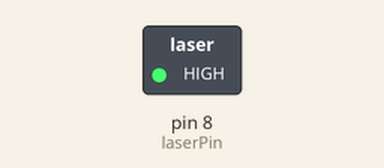
Recording of a sketch running on a simulated Arduino Uno, built with avr-gcc and run on an emulated ATmega328P. Parts: switched loads named in the sketch (green lamp = pin HIGH).

Above: at 0.1 s.
Timing chart, 0 to 1.6 s (numbered marks = the images above):
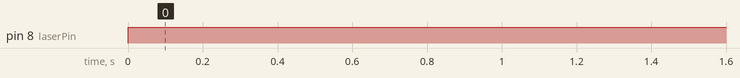

The sketch:

laser_module.ino
```cpp
//www.elegoo.com
//2016.06.13

int laserPin = 8;

void setup() {
  pinMode(laserPin, OUTPUT);
}

void loop() {

    digitalWrite(8,HIGH);
    delay(1000);

}
```

Measured:
- by itself, pin 8 (laserPin): LOW → HIGH at 0.00 s
